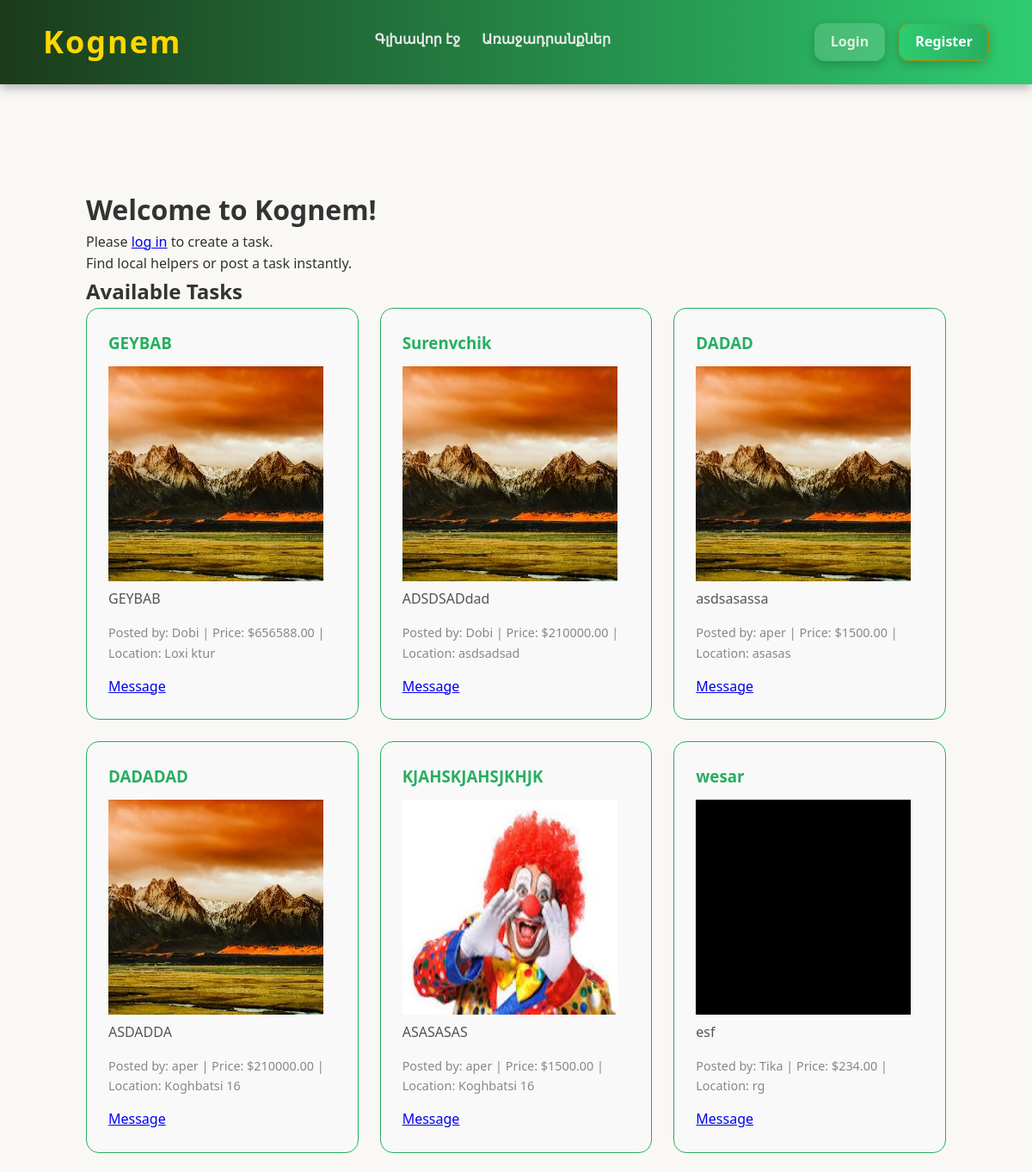
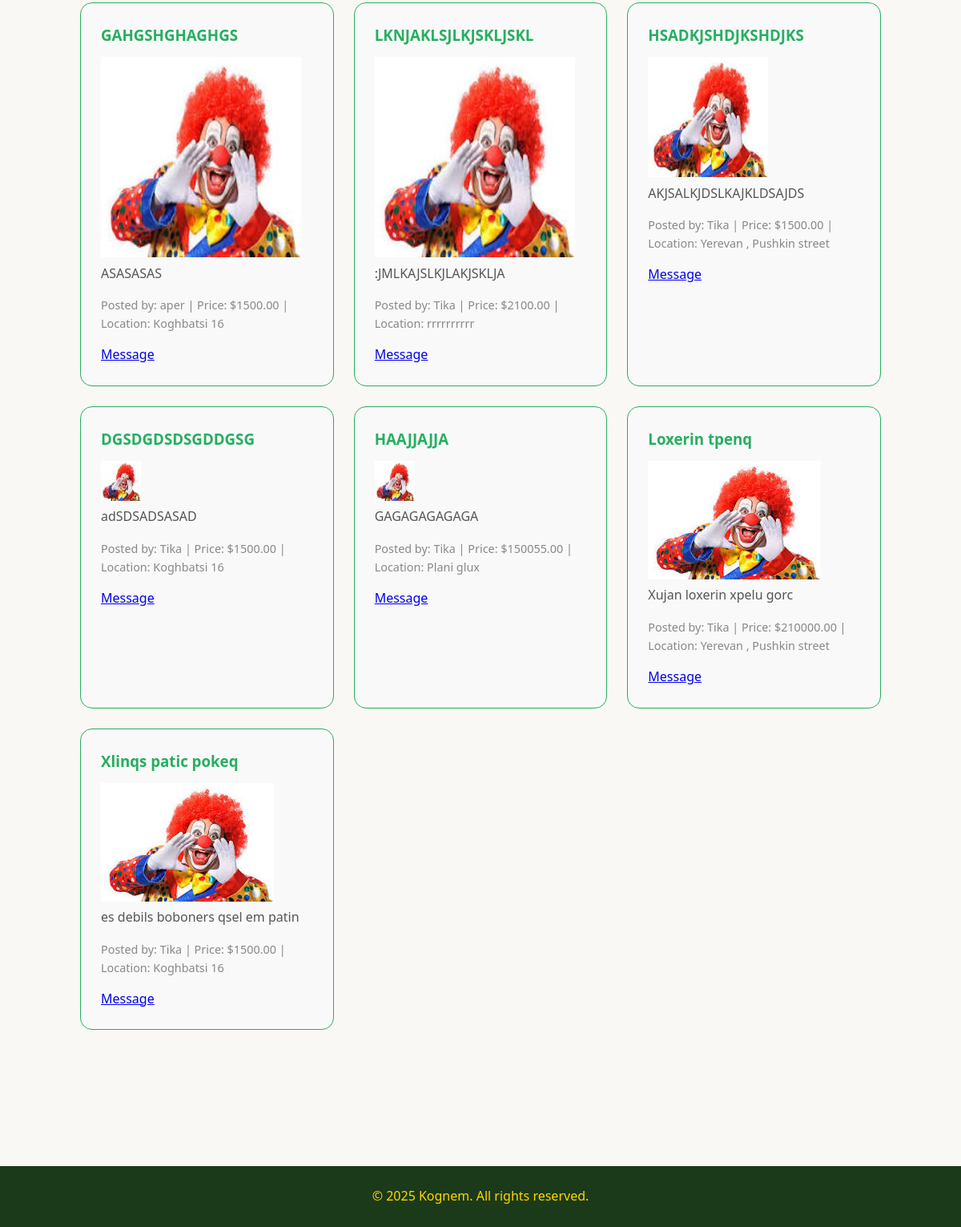
/home/, run on the app's committed database (2 pictures, top to bottom).
### Kognem/models.py (models this page shows, shortened)
class Post(models.Model):
    STATUS_CHOICES = [
        ('pending', 'Pending'),
        ('approved', 'Approved'),
        ('rejected', 'Rejected'),
    ]
    title = models.CharField(max_length=255, default='')
    user = models.ForeignKey(User, on_delete=models.CASCADE, related_name='posts')
    image = models.ImageField(upload_to='posts/')
    description = models.TextField()
    location = models.CharField(max_length=255)
    price = models.DecimalField(max_digits=10, decimal_places=2)
    status = models.CharField(max_length=20, choices=STATUS_CHOICES, default='pending')
    rejection_reason = models.CharField(max_length=500, blank=True, null=True)
    created_at = models.DateTimeField(auto_now_add=True)
    updated_at = models.DateTimeField(auto_now=True)

### Kognem/views.py (the view)
# urls.py: path('home/', views.home, name='home'),            # Home page (login/register forms)
def home(request):
    full_name = None
    if request.user.is_authenticated:
        profile, _ = Profile.objects.get_or_create(user=request.user)
        full_name = profile.full_name or request.user.username
    approved_posts = Post.objects.filter(status='approved').order_by('-created_at')
    return render(request, 'home.html', {
        'full_name': full_name,
        'posts': approved_posts,  # send posts to template
    })

### Kognem/templates/home.html
{% extends 'base.html' %}
{% block body %}
<main>
    <div class="welcome">
        {% if user.is_authenticated %}
            <h1>Hi, {{ user.profile.full_name }}</h1>
            <a href="{% url 'messages_list' %}" class="btn-primary" style="margin-top:10px; display:inline-block;">
                Messages
            </a>
        {% else %}
            <h1>Welcome to Kognem!</h1>
            <p>Please <a href="{% url 'login' %}">log in</a> to create a task.</p>
        {% endif %}
        <p>Find local helpers or post a task instantly.</p>
    </div>
    <h2>Available Tasks</h2>
    {% if posts %}
    <div class="tasks-grid">
        {% for post in posts %}
            {% if post.status == 'approved' %}
            <div class="task-card">
                <h3>{{ post.title }}</h3>
                {% if post.image %}
                    <img src="{{ post.image.url }}" alt="{{ post.title }}" class="task-image">
                {% endif %}
                <p>{{ post.description }}</p>
                <div class="task-meta">
                    Posted by: {{ post.user.username }} | Price: ${{ post.price }} | Location: {{ post.location }}
                </div>
                {% if post.user != user %}
                    <a href="{% url 'chat_room' post.user.id %}" class="btn-primary">Message</a>
                {% endif %}
            </div>
            {% endif %}
        {% endfor %}
    </div>
    {% else %}
        <p style="color:#bfa54a;">No tasks available at the moment.</p>
    {% endif %}
</main>
{% endblock %}

### Kognem/static/css/style.css (style rules this page uses)
* { margin: 0; padding: 0; box-sizing: border-box; font-family: 'Segoe UI', Tahoma, Geneva, Verdana, sans-serif; }
body { background-color: #faf8f5; color: #333; line-height: 1.6; }
main { min-height: 80vh; padding: 60px 50px; }
.tasks-grid { display: grid; grid-template-columns: repeat(auto-fit, minmax(250px, 1fr)); gap: 25px; }
.task-card { border: 1px solid #27ae60; border-radius: 15px; padding: 25px; background-color: #f9f9f9; transition: transform 0.3s, box-shadow 0.3s; }
.task-card h3 { color: #27ae60; margin-bottom: 12px; }
.task-card p { color: #555; margin-bottom: 15px; }
.task-card .task-meta { font-size: 0.9rem; color: #888; margin-bottom: 15px; }

### data on the page
Post: title "GEYBAB", image (picture), description "GEYBAB", user.username "Dobi", price "656588.00", location "Loxi ktur", shows "Message"
Post: title "Surenvchik", image (picture), description "ADSDSADdad", user.username "Dobi", price "210000.00", location "asdsadsad", shows "Message"
Post: title "DADAD", image (picture), description "asdsasassa", user.username "aper", price "1500.00", location "asasas", shows "Message"
Post: title "DADADAD", image (picture), description "ASDADDA", user.username "aper", price "210000.00", location "Koghbatsi 16", shows "Message"
Post: title "KJAHSKJAHSJKHJK", image (picture), description "ASASASAS", user.username "aper", price "1500.00", location "Koghbatsi 16", shows "Message"
Post: title "wesar", image (picture), description "esf", user.username "Tika", price "234.00", location "rg", shows "Message"
Post: title "GAHGSHGHAGHGS", image (picture), description "ASASASAS", user.username "aper", price "1500.00", location "Koghbatsi 16", shows "Message"
Post: title "LKNJAKLSJLKJSKLJSKL", image (picture), description ":JMLKAJSLKJLAKJSKLJA", user.username "Tika", price "2100.00", location "rrrrrrrrrr", shows "Message"
Post: title "HSADKJSHDJKSHDJKS", image (picture), description "AKJSALKJDSLKAJKLDSAJDS", user.username "Tika", price "1500.00", location "Yerevan , Pushkin street", shows "Message"
Post: title "DGSDGDSDSGDDGSG", image (picture), description "adSDSADSASAD", user.username "Tika", price "1500.00", location "Koghbatsi 16", shows "Message"
Post: title "HAAJJAJJA", image (picture), description "GAGAGAGAGAGA", user.username "Tika", price "150055.00", location "Plani glux", shows "Message"
Post: title "Loxerin tpenq", image (picture), description "Xujan loxerin xpelu gorc", user.username "Tika", price "210000.00", location "Yerevan , Pushkin street", shows "Message"
Post: title "Xlinqs patic pokeq", image (picture), description "es debils boboners qsel em patin", user.username "Tika", price "1500.00", location "Koghbatsi 16", shows "Message"
